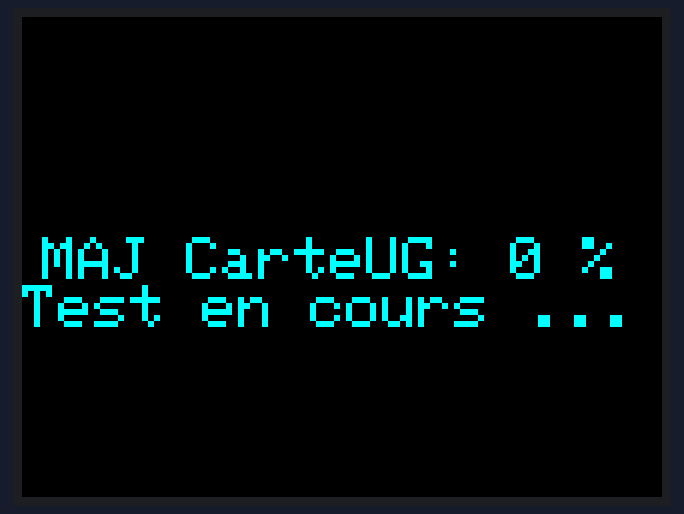
This sketch was run on a simulated Arduino Uno, built with avr-gcc and run on an emulated ATmega328P. Parts: 320×240 colour display.

Above: at 5.1 s.
At 40.1 s:
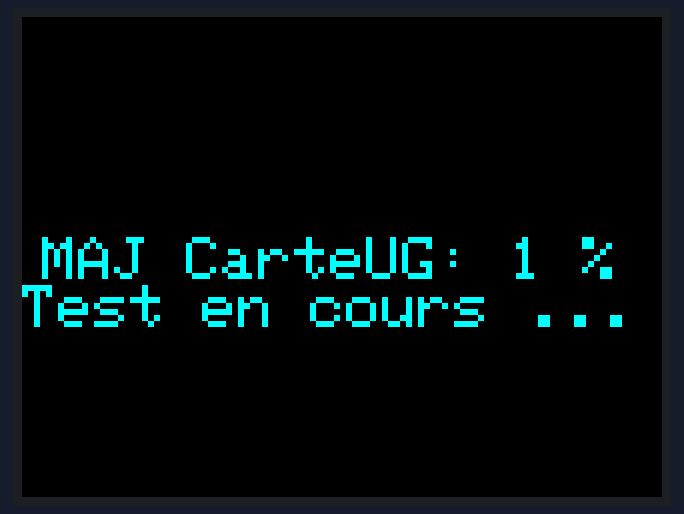
At 75.1 s:
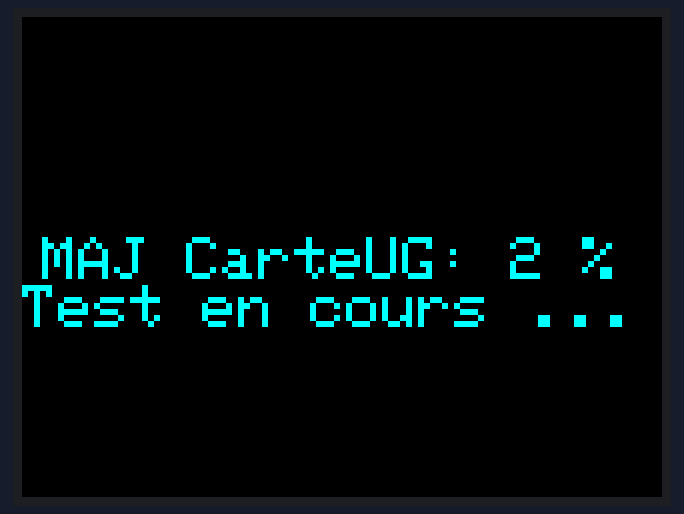
At 110.1 s:
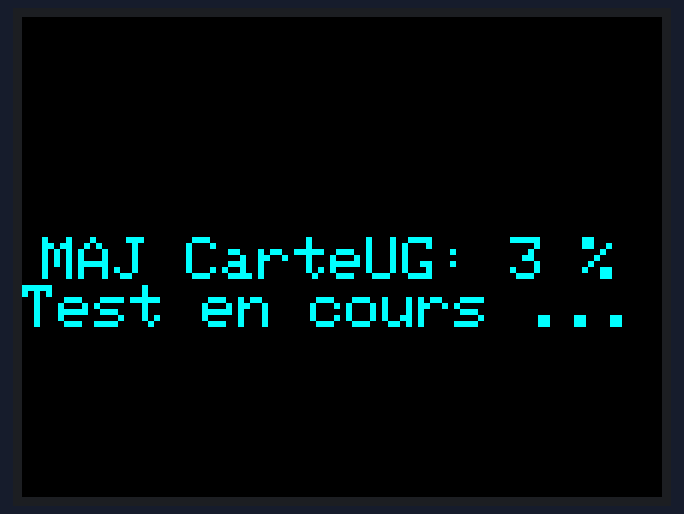

Measured:
- what the display in image 0 shows lasts 35.0 s, from 5.0 s to 40.0 s

The sketch:

test_bluetooth.ino
```cpp
#include <Adafruit_GFX.h>
#include <Adafruit_ILI9341.h>

// Déclaration des broches écran
#define TFT_CS   15
#define TFT_DC   2
#define TFT_RST  4

Adafruit_ILI9341 tft = Adafruit_ILI9341(TFT_CS, TFT_DC, TFT_RST);

// Durée totale en secondes (60 minutes)
const unsigned long DURATION_SECONDS = 60 * 60;
unsigned long startTime = 0;

void setup() {
  Serial.begin(115200);

  // Initialisation de l'écran
  tft.begin();
  tft.setRotation(1); // Paysage
  tft.fillScreen(ILI9341_BLACK);

  // Lancer le compteur
  startTime = millis();
}

void loop() {
  static unsigned long lastUpdate = 0;
  if (millis() - lastUpdate >= 5000) { // Mise à jour chaque seconde
    lastUpdate = millis();

    unsigned long elapsed = (millis() - startTime) / 1000;
    if (elapsed > DURATION_SECONDS) elapsed = DURATION_SECONDS;

    unsigned long remaining = DURATION_SECONDS - elapsed;
    int percent = (elapsed * 100) / DURATION_SECONDS;

    int minutesLeft = remaining / 60;
    int secondsLeft = remaining % 60;

    // Efface l'ancienne zone
    tft.fillRect(0, 100, 320, 80, ILI9341_BLACK);

    // Affiche le pourcentage
    tft.setCursor(10, 110);
    tft.setTextColor(ILI9341_CYAN);
    tft.setTextSize(3);
    tft.print("MAJ CarteUG: ");
    tft.print(percent);
    tft.print(" % ");
    tft.print("Test en cours ... ");
  }
}
```
